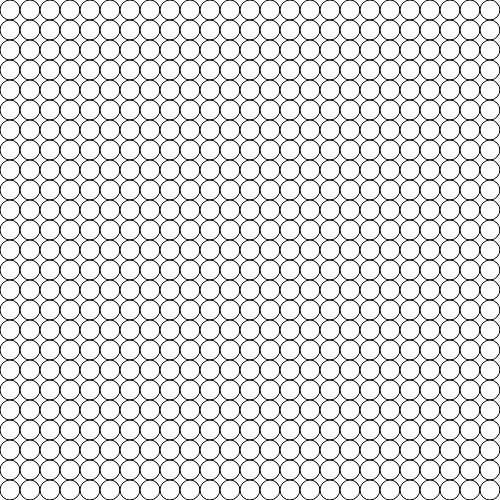
Frame 1 (no input)
Frame 60 (no input): identical to frame 1, image omitted
Frame 120 (the mouse pressed at the canvas centre since frame 60): identical to frame 1, image omitted

The p5.js sketch that drew this single still picture (run headless with seeded random() and noise() and a simulated clock; from frame 60 on, the mouse is pressed at the canvas centre):

// p5.js sketch
// ── sketch.js
function setup() {
  createCanvas(500, 500);
}

function draw() {
  background(255);

  // Nested while loop
  /*var x = 0;
  beginShape(LINES);
  while (x < width) {
    var y = 0;
    while (y < height) {
      vertex(x, y);
      y += 10;
    }
    x += 10;
  }
  endShape();*/

  // Nested for loop
  for (var x = 10; x < width; x += 20) {
    for (var y = 10; y < height; y += 20) {
      ellipse(x, y, 20, 20);
    }
  }
}
